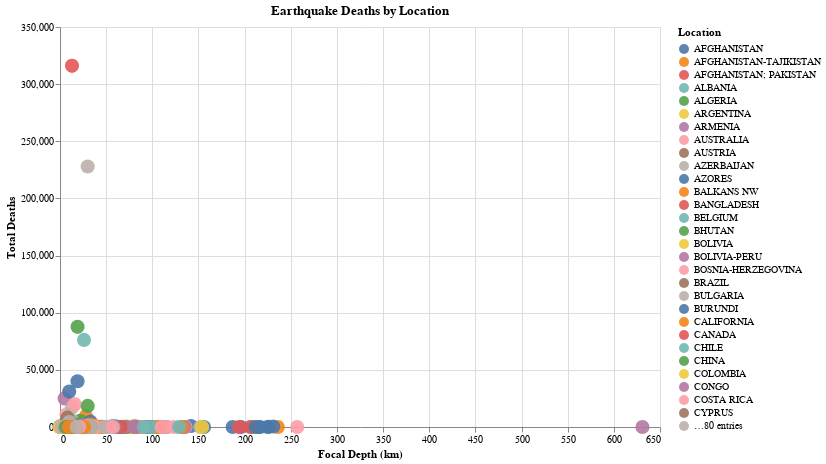

Notebook source saved alongside this figure:
### Code cell
alt.Chart(noaa_depth_death).mark_circle(filled=True, 
                                size=200, 
                                opacity=0.9, 
                                color='tableau20').encode(
    x=alt.X('Focal Depth (km)', title='Focal Depth (km)'),
    y=alt.Y('Total Deaths', title='Total Deaths'),
    color=alt.Color('Location', legend=alt.Legend(title='Location')),
    tooltip=['Location', 'Focal Depth (km)', 'Total Deaths']
).configure_axis(
    tickCount=10
).properties(
    title='Earthquake Deaths by Location',
    width=600,
    height=400
).interactive()

### Figure 1 — Vega-Lite specification as saved in the notebook (floating-point values rounded to 4 significant figures; data arrays with more than 128 entries replaced by an {"elided": "..."} marker saying what was removed)
{"config": {"view": {"continuousWidth": 400, "continuousHeight": 300}, "axis": {"tickCount": 10}}, "data": {"name": "data-ae401579fc09fb459fb184a6ae261e33"}, "mark": {"type": "circle", "color": "tableau20", "filled": true, "opacity": 0.9, "size": 200}, "encoding": {"color": {"type": "nominal", "field": "Location", "legend": {"title": "Location"}}, "tooltip": [{"type": "nominal", "field": "Location"}, {"type": "quantitative", "field": "Focal Depth (km)"}, {"type": "quantitative", "field": "Total Deaths"}], "x": {"type": "quantitative", "field": "Focal Depth (km)", "title": "Focal Depth (km)"}, "y": {"type": "quantitative", "field": "Total Deaths", "title": "Total Deaths"}}, "height": 400, "title": "Earthquake Deaths by Location", "width": 600, "$schema": "https://vega.github.io/schema/vega-lite/v4.8.1.json", "datasets": {"data-ae401579fc09fb459fb184a6ae261e33": {"elided": "814 records"}}}
